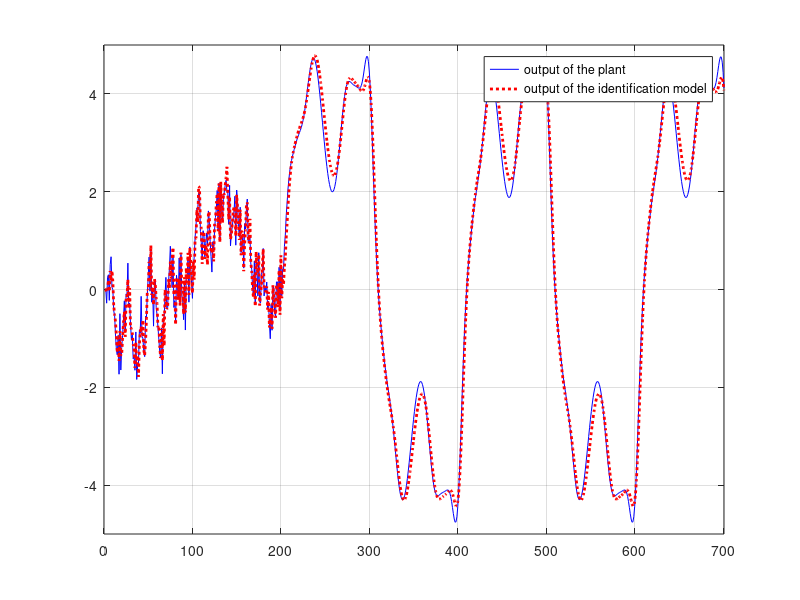
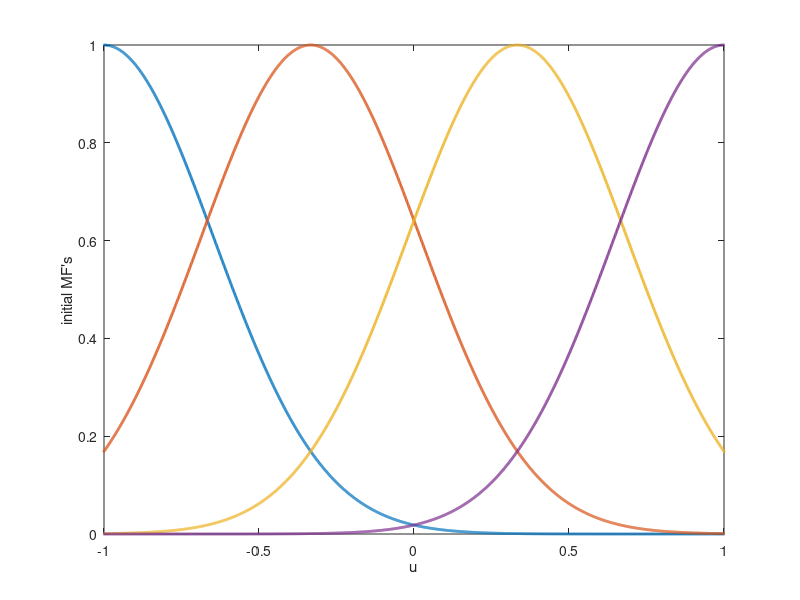
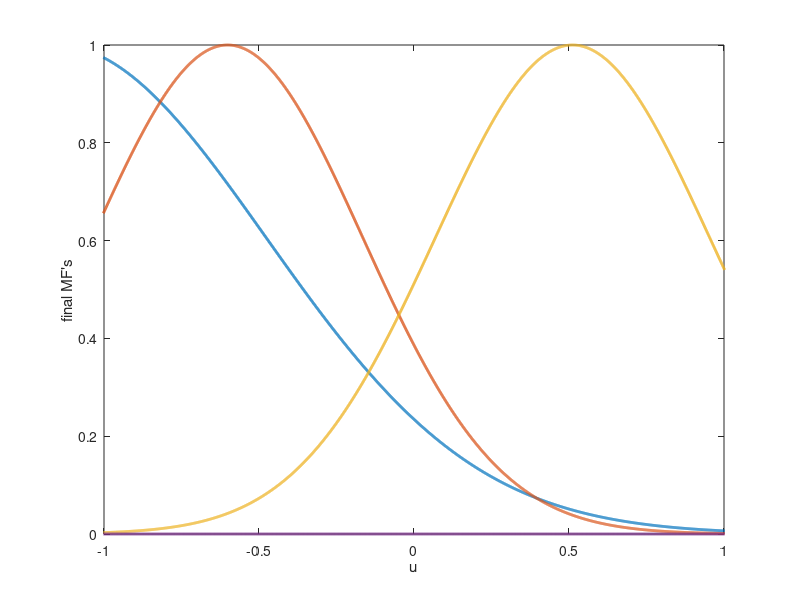

MATLAB code for these plots, in order:
clear
close all

%% Initializing

M = 4; %Number of membership functions (Based on 1st step of fuzzy system design)
num_training = 200; % Number of training
total_num = 700;
landa = 0.1; % A constant stepsize

% Preallocation
x_bar = zeros(num_training, M);
g_bar = zeros(num_training, M);
sigma = zeros(num_training, M); 
y = zeros(total_num, 1);
u = zeros(total_num, 1);
x = zeros(total_num, 1);
y_hat = zeros(total_num, 1);
f_hat = zeros(total_num, 1);
z = zeros(total_num, 1);
g_u = zeros(total_num, 1);

u(1) = -1+2*rand;
y(1) = 0;
g_u(1) = 0.6*sin(pi*u(1))+0.3*sin(3*pi*u(1))+0.1*sin(5*pi*u(1));
f_hat(1) = g_u(1);


%% Based on the 1st step of fuzzy system design

u_min = -1;
u_max = 1;
h = (u_max-u_min)/(M-1);

for k = 1:M
    x_bar(1, k) = -1+h*(k-1);
    u(1,k) = x_bar(1, k);
    g_bar(1,k) = 0.6*sin(pi*u(1,k))+0.3*sin(3*pi*u(1,k))+0.1*sin(5*pi*u(1,k));
end

sigma(1,1:M) = (max(u(1,:))-min(u(1,:)))/M;

x_bar(2,:) = x_bar(1, :);
g_bar(2,: ) = g_bar(1, :);
sigma(2, :) = sigma(1,:);
x_bar_initial = x_bar(1, :);
sigma_initial = sigma(1, :);
y_bar_initial = g_bar(1,:);

%% Based on the 2nd and 3rd step of fuzzy system design for q=2: num_training

for q = 2:num_training
    b = 0;a = 0;
    x(q) = -1+2*rand;
    u(q) = x(q);
    g_u(q) = 0.6*sin(pi*u(q))+0.3*sin(3*pi*u(q))+0.1*sin(5*pi*u(q));
    
    for l = 1:M
        z(l) = exp(-((x(q)-x_bar(q,l))/sigma(q, l))^2);
        b = b+z(l);
        a = a+g_bar(q, l)*z(l);
    end

    f_hat(q) = a/b;
    y(q+1) = 0.3*y(q)+0.6*y(q-1)+g_u(q);
    y_hat(q+1) = 0.3*y(q)+0.6*y(q-1)+f_hat(q);

    for l = 1:M
        g_bar(q+1,l) = g_bar(q,l)-landa*(f_hat(q)-g_u(q))*z(l)/b;
        x_bar(q+1,l) = x_bar(q,l)-landa*((f_hat(q)-g_u(q))/b)*(g_bar(q,l)-f_hat(q))*z(l)*2*(x(q)-x_bar(q,l))/(sigma(q,l)^2);
        sigma (q+1,l) = sigma(q, l)-landa*((f_hat(q)-g_u(q))/b)*(g_bar(q,l)-f_hat(q))*z(l)*2*(x(l)-x_bar(q,l))^2/(sigma(q,l)^3);
    end
end

x_bar_final = x_bar(num_training,:);
sigma_final = sigma(num_training,:);
g_bar_final = g_bar(num_training,:);

for q = num_training:700
    b = 0;
    a = 0;
    x(q) = sin(2*q*pi/200);
    u(q) = x(q);

    g_u(q) = 0.6*sin(pi*u(q))+0.3*sin(3*pi*u(q))+0.1*sin(5*pi*u(q));
    
    for l = 1:M
        z(l) = exp(-((x(q)-x_bar(num_training,l))/sigma(num_training, l))^2);
        b = b+z(l);
        a = a+g_bar(num_training, l)*z(l);
    end
     f_hat(q) = a/b;
     y(q+1) = 0.3*y(q)+0.6*y(q-1)+g_u(q);
     y_hat(q+1) = 0.3*y(q)+0.6*y(q-1)+f_hat(q);
end

%% Plots and Figures

figure1 = figure('Color', [1 1 1]);
plot(1:701, y, 'b', 1:701, y_hat, 'r:', 'Linewidth', 2); 
legend('output of the plant', 'output of the identification model')
axis([0 701 -5 5]);
grid on

figure2 = figure('Color', [1 1 1]);
xp = -2:0.001:2;
for l = 1:M
    miu_x = exp(-((xp-x_bar(1, l))./(sigma (1,l))).^2);
    plot(xp, miu_x, 'Linewidth', 2);
    hold on
end

xlabel('u');
ylabel('initial MF''s');
axis([-1 1 0 1]);

figure3 = figure('Color', [1 1 1]);
for l = 1:M
    miu_x = exp(-((xp-x_bar(num_training, l))./ (sigma (num_training, l))).^2);
    plot (xp, miu_x, 'Linewidth', 2);
    hold on
end

xlabel('u');
ylabel('final MF''s');
axis ([-1 1 0 1]);
